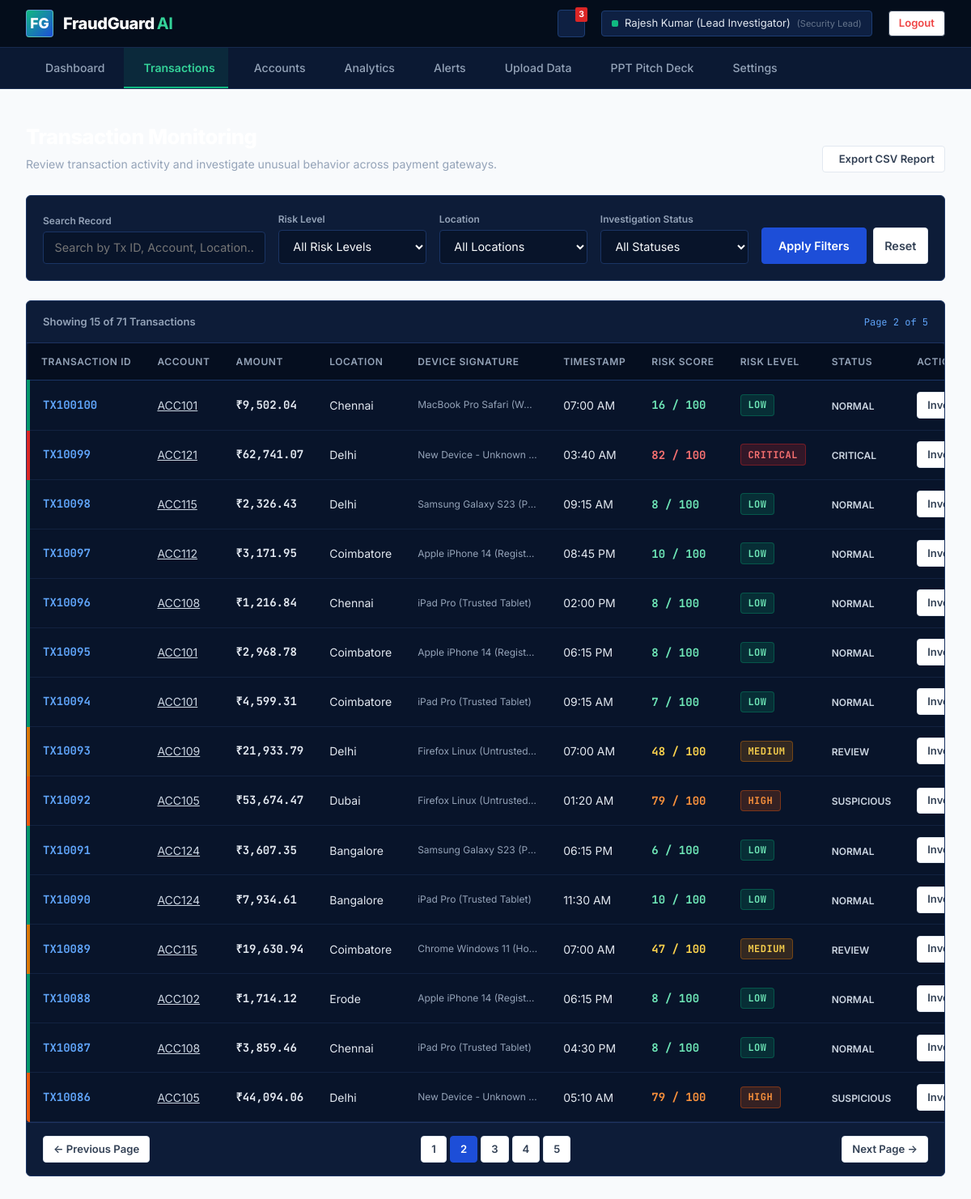
Page /transactions?page=2&risk=ALL&location=ALL&status=ALL&search= (signed in) on the committed database.
### tables this page shows
CREATE TABLE transactions (
            id INTEGER PRIMARY KEY AUTOINCREMENT,
            transaction_id TEXT UNIQUE NOT NULL,
            account_id TEXT NOT NULL,
            recipient_account_id TEXT,
            amount REAL NOT NULL,
            avg_amount REAL NOT NULL,
            location TEXT NOT NULL,
            time_str TEXT NOT NULL,
            device TEXT NOT NULL,
            new_device INTEGER DEFAULT 0,
            transactions_10min INTEGER DEFAULT 1,
            rule_score INTEGER DEFAULT 0,
            ml_score INTEGER DEFAULT 0,
            risk_score INTEGER DEFAULT 0,
            risk_level TEXT DEFAULT 'LOW',
            status TEXT DEFAULT 'NORMAL',
            flagged_reasons TEXT DEFAULT '[]',
            created_at TIMESTAMP DEFAULT CURRENT_TIMESTAMP
        );

### app.py (the view)
@app.route('/transactions')
@login_required
def transactions_view():
    risk_filter = request.args.get('risk', 'ALL')
    location_filter = request.args.get('location', 'ALL')
    status_filter = request.args.get('status', 'ALL')
    search_query = request.args.get('search', '')
    page = int(request.args.get('page', 1))
    per_page = 15
    offset = (page - 1) * per_page
    tx_list, total_count = get_all_transactions(
        limit=per_page,
        offset=offset,
        filter_risk=risk_filter,
        filter_location=location_filter,
        filter_status=status_filter,
        search=search_query
    )
    total_pages = max(1, (total_count + per_page - 1) // per_page)
    return render_template(
        'transactions.html',
        transactions=tx_list,
        total_count=total_count,
        page=page,
        total_pages=total_pages,
        risk_filter=risk_filter,
        location_filter=location_filter,
        status_filter=status_filter,
        search_query=search_query
    )

### app.py (called while the page is built)
def login_required(f):
    @wraps(f)
    def decorated_function(*args, **kwargs):
        if 'user_id' not in session:
            if request.is_json or request.path.startswith('/api/'):
                return jsonify({'success': False, 'message': 'Authentication required. Please log in.'}), 401
            return redirect(url_for('login_view', next=request.url))
        return f(*args, **kwargs)
    return decorated_function

### database.py (called while the page is built)
def get_db_connection():
    os.makedirs(os.path.dirname(DB_PATH), exist_ok=True)
    conn = sqlite3.connect(DB_PATH, timeout=30.0)
    conn.row_factory = sqlite3.Row
    return conn

### templates/transactions.html (shortened to what this page needs)
{% extends "base.html" %}
{% block content %}
<div class="app-main-content">
    <div style="margin-bottom: 1.75rem; display: flex; justify-content: space-between; align-items: flex-end;">
        <div>
            <h1 style="font-size: 1.6rem; font-weight: 800; color: #FFFFFF; letter-spacing: -0.02em;">
            </h1>
            <p style="font-size: 0.88rem; color: #94A3B8; margin-top: 0.2rem;">
                Review transaction activity and investigate unusual behavior across payment gateways.
            </p>
        </div>
        <div style="display: flex; gap: 0.75rem;">
            <a href="{{ url_for('api_export_report') }}" class="btn btn-secondary btn-sm" download>
                 Export CSV Report
            </a>
        </div>
    </div>
    <div class="panel-card" style="margin-bottom: 1.5rem; padding: 1.25rem;">
        <form method="GET" action="{{ url_for('transactions_view') }}" style="display: grid; grid-template-columns: 1.5fr 1fr 1fr 1fr auto; gap: 1rem; align-items: flex-end;">
            <div>
                <label class="form-label" style="font-size: 12px; color: #94A3B8; margin-bottom: 4px;">Search Record</label>
                <input
                    type="text"
                    name="search"
                    class="form-input"
                    placeholder="Search by Tx ID, Account, Location..."
                    value="{{ search_query }}"
                >
            </div>
            <div>
                <label class="form-label" style="font-size: 12px; color: #94A3B8; margin-bottom: 4px;">Risk Level</label>
                <select name="risk" class="form-select">
                    <option value="ALL" {% if risk_filter == 'ALL' %}selected{% endif %}>All Risk Levels</option>
                </select>
            </div>
            <div>
                <label class="form-label" style="font-size: 12px; color: #94A3B8; margin-bottom: 4px;">Location</label>
                <select name="location" class="form-select">
                    <option value="ALL" {% if location_filter == 'ALL' %}selected{% endif %}>All Locations</option>
                </select>
            </div>
            <div>
                <label class="form-label" style="font-size: 12px; color: #94A3B8; margin-bottom: 4px;">Investigation Status</label>
                <select name="status" class="form-select">
                    <option value="ALL" {% if status_filter == 'ALL' %}selected{% endif %}>All Statuses</option>
                </select>
            </div>
            <div style="display: flex; gap: 0.5rem;">
                <button type="submit" class="btn btn-primary" style="padding: 0.65rem 1.25rem;">
                    Apply Filters
                </button>
                <a href="{{ url_for('transactions_view') }}" class="btn btn-secondary" style="padding: 0.65rem 0.85rem;" title="Reset Filters">
                    Reset
                </a>
            </div>
        </form>
    </div>
    <div class="panel-card" style="padding: 0;">
        <div style="padding: 1rem 1.25rem; border-bottom: 1px solid #1E3360; display: flex; justify-content: space-between; align-items: center;">
            <span style="font-size: 13px; color: #94A3B8; font-weight: 600;">
                Showing {{ transactions|length }} of {{ total_count }} Transactions
            </span>
            <span class="mono" style="font-size: 12px; color: #60A5FA;">
                Page {{ page }} of {{ total_pages }}
            </span>
        </div>
        <div class="table-responsive-container" style="border: none;">
            <table class="fraud-table">
                <thead>
                    <tr>
                        <th>Transaction ID</th>
                        <th>Account</th>
                        <th>Amount</th>
                        <th>Location</th>
                        <th>Device Signature</th>
                        <th>Timestamp</th>
                        <th>Risk Score</th>
                        <th>Risk Level</th>
                        <th>Status</th>
                        <th>Action</th>
                    </tr>
                </thead>
                <tbody>
                    {% for tx in transactions %}
                    <tr class="risk-{{ tx.risk_level.lower() }}">
                        <td style="font-weight: 700; font-family: 'JetBrains Mono', monospace; color: #60A5FA;">
                            {{ tx.transaction_id }}
                        </td>
                        <td>
                            <a href="{{ url_for('account_details_view', account_id=tx.account_id) }}" style="color: #CBD5E1; text-decoration: underline;">
                                {{ tx.account_id }}
                            </a>
                        </td>
                        <td style="font-weight: 700; font-family: 'JetBrains Mono', monospace;">
                            ₹{{ "{:,.2f}".format(tx.amount) }}
                        </td>
                        <td>{{ tx.location }}</td>
                        <td style="font-size: 12px; color: #94A3B8; max-width: 180px; overflow: hidden; text-overflow: ellipsis;">
                            {{ tx.device }}
                        </td>
                        <td>{{ tx.time_str }}</td>
                        <td>
                            <span class="mono" style="font-weight: 700; color: {% if tx.risk_score >= 81 %}#F87171{% elif tx.risk_score >= 61 %}#FB923C{% elif tx.risk_score >= 31 %}#FCD34D{% else %}#6EE7B7{% endif %};">
                                {{ tx.risk_score }} / 100
                            </span>
                        </td>
                        <td>
                            <span class="risk-tag {{ tx.risk_level.lower() }}">{{ tx.risk_level }}</span>
                        </td>
                        <td>
                            <span style="font-size: 12px; font-weight: 600; color: #CBD5E1;">{{ tx.status }}</span>
                        </td>
                        <td>
                            <a href="{{ url_for('transaction_details_view', tx_id=tx.transaction_id) }}" class="btn btn-secondary btn-sm">
                                Investigate &rarr;
                            </a>
                        </td>
                    </tr>
                    {% else %}
                    <tr>
                        <td colspan="10" style="text-align: center; padding: 2rem; color: #94A3B8;">
                            No transactions found matching the applied filter criteria.
                        </td>
                    </tr>
                    {% endfor %}
                </tbody>
            </table>
        </div>
        {% if total_pages > 1 %}
        <div style="padding: 1rem 1.25rem; border-top: 1px solid #1E3360; display: flex; justify-content: space-between; align-items: center;">
            <div>
                {% if page > 1 %}
                <a href="{{ url_for('transactions_view', page=page-1, risk=risk_filter, location=location_filter, status=status_filter, search=search_query) }}" class="btn btn-secondary btn-sm">
                    &larr; Previous Page
                </a>
                {% endif %}
            </div>
            <div style="display: flex; gap: 4px;">
                {% for p in range(1, total_pages + 1) %}
                <a href="{{ url_for('transactions_view', page=p, risk=risk_filter, location=location_filter, status=status_filter, search=search_query) }}" class="btn btn-sm {% if p == page %}btn-primary{% else %}btn-secondary{% endif %}" style="min-width: 32px;">
                    {{ p }}
                </a>
                {% endfor %}
            </div>
            <div>
                {% if page < total_pages %}
                <a href="{{ url_for('transactions_view', page=page+1, risk=risk_filter, location=location_filter, status=status_filter, search=search_query) }}" class="btn btn-secondary btn-sm">
                    Next Page &rarr;
                </a>
                {% endif %}
            </div>
        </div>
        {% endif %}
    </div>
</div>
{% endblock %}

### rows in the picture
transactions: transaction_id "TX100100", account_id "ACC101", amount "9,502.04", location "Chennai", device "MacBook Pro Safari (W…", time_str "07:00 AM", risk_score "16", risk_level "LOW", status "NORMAL"
transactions: transaction_id "TX10099", account_id "ACC121", amount "62,741.07", location "Delhi", device "New Device - Unknown…", time_str "03:40 AM", risk_score "82", risk_level "CRITICAL", status "CRITICAL"
transactions: transaction_id "TX10098", account_id "ACC115", amount "2,326.43", location "Delhi", device "Samsung Galaxy S23 (P…", time_str "09:15 AM", risk_score "8", risk_level "LOW", status "NORMAL"
transactions: transaction_id "TX10097", account_id "ACC112", amount "3,171.95", location "Coimbatore", device "Apple iPhone 14 (Regist…", time_str "08:45 PM", risk_score "10", risk_level "LOW", status "NORMAL"
transactions: transaction_id "TX10096", account_id "ACC108", amount "1,216.84", location "Chennai", device "iPad Pro (Trusted Tablet)", time_str "02:00 PM", risk_score "8", risk_level "LOW", status "NORMAL"
transactions: transaction_id "TX10095", account_id "ACC101", amount "2,968.78", location "Coimbatore", device "Apple iPhone 14 (Regist…", time_str "06:15 PM", risk_score "8", risk_level "LOW", status "NORMAL"
transactions: transaction_id "TX10094", account_id "ACC101", amount "4,599.31", location "Coimbatore", device "iPad Pro (Trusted Tablet)", time_str "09:15 AM", risk_score "7", risk_level "LOW", status "NORMAL"
transactions: transaction_id "TX10093", account_id "ACC109", amount "21,933.79", location "Delhi", device "Firefox Linux (Untrusted…", time_str "07:00 AM", risk_score "48", risk_level "MEDIUM", status "REVIEW"
transactions: transaction_id "TX10092", account_id "ACC105", amount "53,674.47", location "Dubai", device "Firefox Linux (Untrusted…", time_str "01:20 AM", risk_score "79", risk_level "HIGH", status "SUSPICIOUS"
transactions: transaction_id "TX10091", account_id "ACC124", amount "3,607.35", location "Bangalore", device "Samsung Galaxy S23 (P…", time_str "06:15 PM", risk_score "6", risk_level "LOW", status "NORMAL"
transactions: transaction_id "TX10090", account_id "ACC124", amount "7,934.61", location "Bangalore", device "iPad Pro (Trusted Tablet)", time_str "11:30 AM", risk_score "10", risk_level "LOW", status "NORMAL"
transactions: transaction_id "TX10089", account_id "ACC115", amount "19,630.94", location "Coimbatore", device "Chrome Windows 11 (Ho…", time_str "07:00 AM", risk_score "47", risk_level "MEDIUM", status "REVIEW"
transactions: transaction_id "TX10088", account_id "ACC102", amount "1,714.12", location "Erode", device "Apple iPhone 14 (Regist…", time_str "06:15 PM", risk_score "8", risk_level "LOW", status "NORMAL"
transactions: transaction_id "TX10087", account_id "ACC108", amount "3,859.46", location "Chennai", device "iPad Pro (Trusted Tablet)", time_str "04:30 PM", risk_score "8", risk_level "LOW", status "NORMAL"
transactions: transaction_id "TX10086", account_id "ACC105", amount "44,094.06", location "Delhi", device "New Device - Unknown…", time_str "05:10 AM", risk_score "79", risk_level "HIGH", status "SUSPICIOUS"

### other values in the picture
{{ session.get('user_name', 'Administrator') }} "Rajesh Kumar (Lead Investigator)"
{{ transactions|length }} "15"
{{ total_count }} "71"
{{ page }} "2"
{{ total_pages }} "5"
{{ p }} "1" "2" "3" "4" "5"
